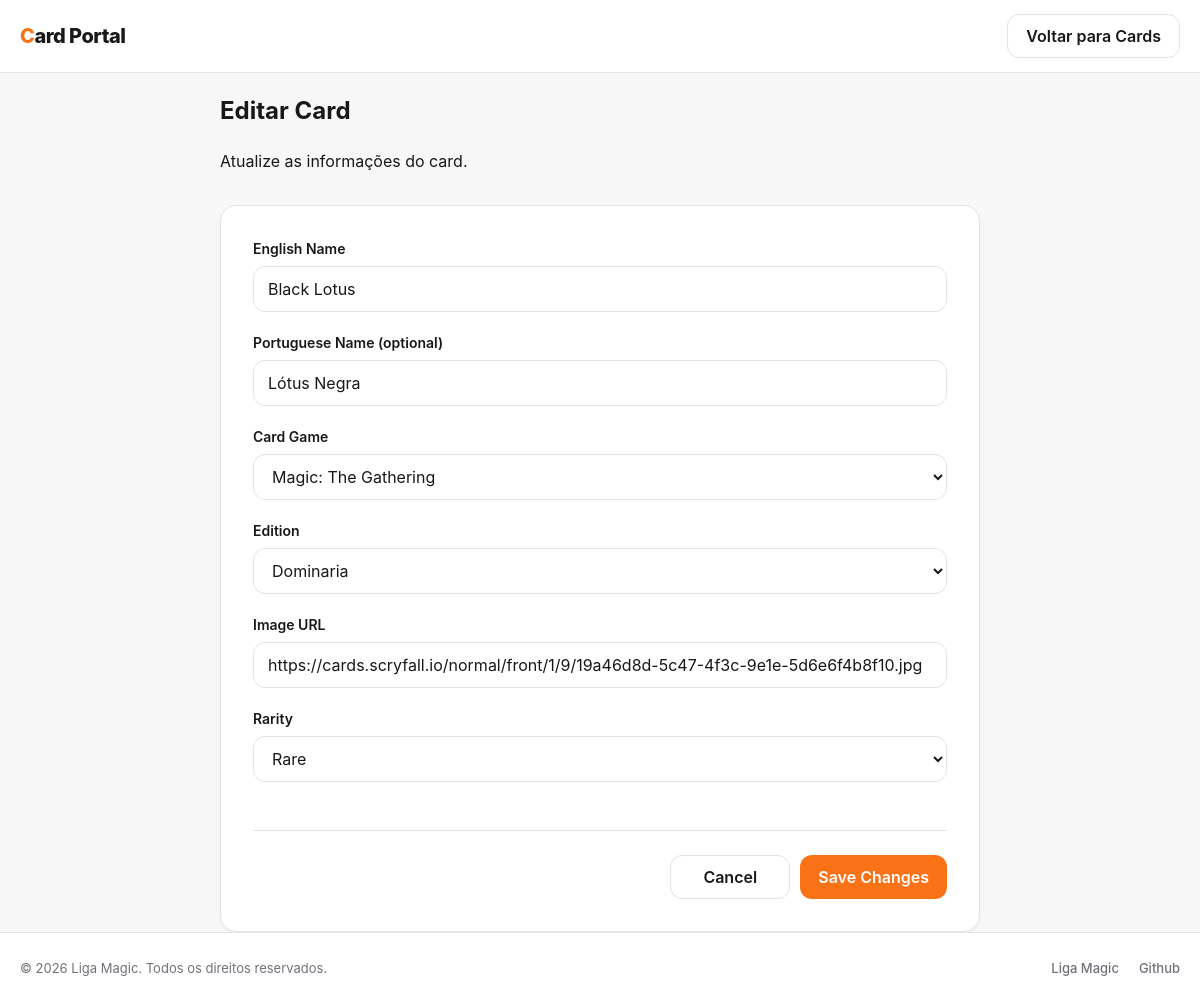
The app's page /card-edit.php?id=1 (signed in), older data.
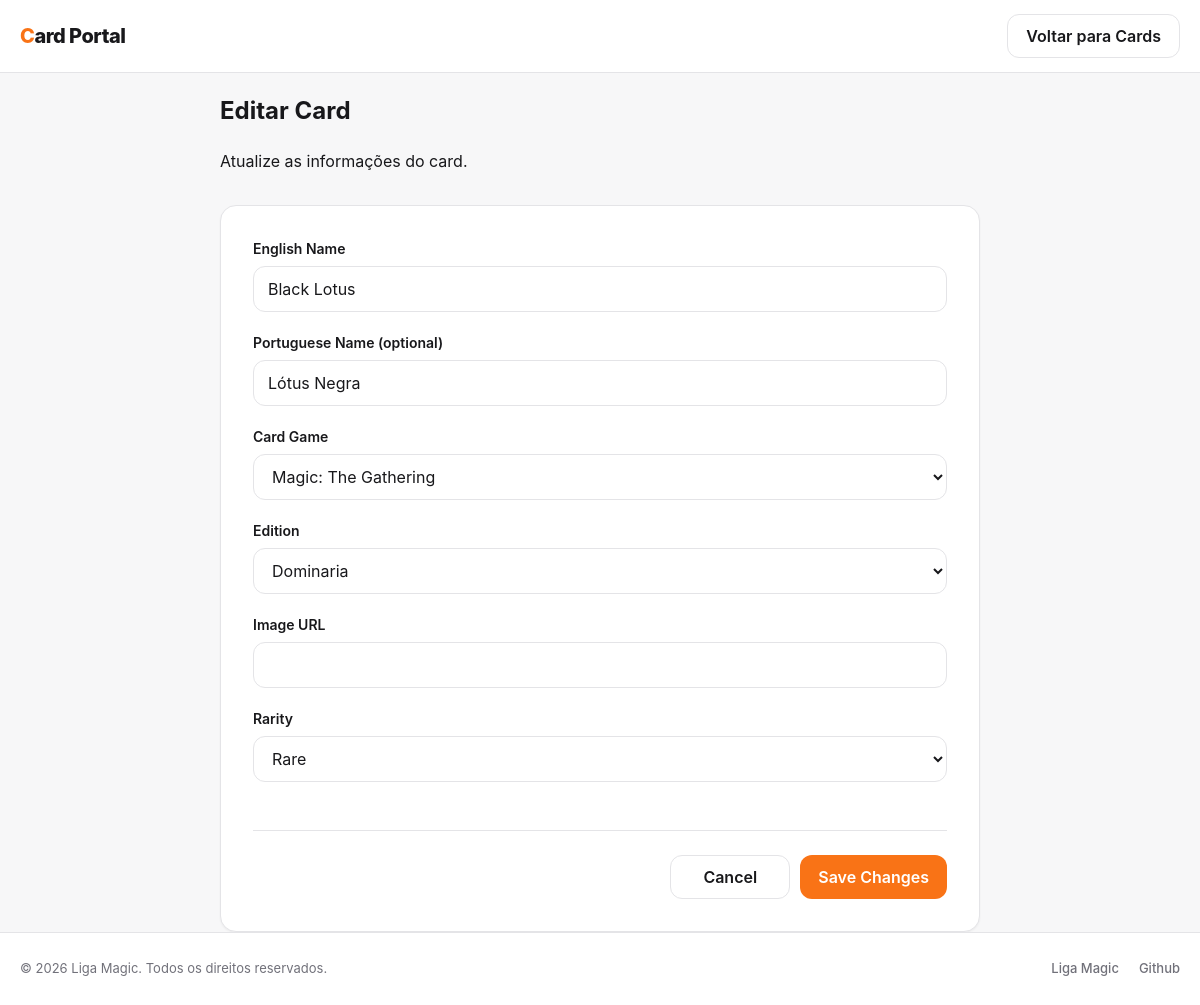
The same page, newer data.
### tables this page shows
CREATE TABLE IF NOT EXISTS cards (
    id INT UNSIGNED AUTO_INCREMENT PRIMARY KEY,
    name_en VARCHAR(255) NOT NULL,
    name_pt VARCHAR(255) NULL,
    card_game ENUM('magic', 'pokemon', 'yugioh') NOT NULL,
    edition_id VARCHAR(50) NOT NULL,
    edition_name VARCHAR(255) NOT NULL,
    image VARCHAR(500) NULL,
    rarity VARCHAR(100) NOT NULL,
    created_at TIMESTAMP DEFAULT CURRENT_TIMESTAMP,
    updated_at TIMESTAMP DEFAULT CURRENT_TIMESTAMP ON UPDATE CURRENT_TIMESTAMP
);

### public/components/card-form.php (the view, shortened to what this page needs)
<?php
$isEdit = $mode === 'edit';
$card = $card ?? [
    'id' => null,
    'name_en' => '',
    'name_pt' => '',
    'card_game' => '',
    'edition_id' => '',
    'edition_name' => '',
    'image' => '',
    'rarity' => ''
];
?>
<form
    id="card-form"
    data-mode="<?= $isEdit ? 'edit' : 'create' ?>"
    data-card-id="<?= htmlspecialchars((string) ($card['id'] ?? '')) ?>"
    onsubmit="return confirm('Are you sure you want to submit?');"
>
    <div class="form-group">
        <label for="name-en">
            English Name
        </label>
        <input
            type="text"
            id="name-en"
            name="name_en"
            value="<?= htmlspecialchars($card['name_en'] ?? '') ?>"
            required
        >
    </div>
    <div class="form-group">
        <label for="name-pt">
            Portuguese Name (optional)
        </label>
        <input
            type="text"
            id="name-pt"
            name="name_pt"
            value="<?= htmlspecialchars($card['name_pt'] ?? '') ?>"
        >
    </div>
    <div class="form-group">
        <label for="card-game">
            Card Game
        </label>
        <select
            id="card-game"
            name="card_game"
            required
        >
            <option
                value="magic"
                <?= $card['card_game'] === 'magic' ? 'selected' : '' ?>
            >
                Magic: The Gathering
            </option>
        </select>
    </div>
    <div class="form-group">
        <label for="edition">
            Edition
        </label>
        <select
            id="edition"
            name="edition_id"
            <?= empty($card['card_game']) ? 'disabled' : '' ?>
            required
        >
            <?php if (empty($card['card_game'])): ?>
                <option value="">
                    Select a game first
                </option>
            <?php else: ?>
                <option value="<?= htmlspecialchars($card['edition_id']) ?>">
                    <?= htmlspecialchars($card['edition_name']) ?>
                </option>
            <?php endif; ?>
        </select>
    </div>
    <div class="form-group">
        <label for="image">
            Image URL
        </label>
        <input
            type="url"
            id="image"
            name="image"
            value="<?= htmlspecialchars($card['image'] ?? '') ?>"
        >
    </div>
    <div class="form-group">
        <label for="rarity">
            Rarity
        </label>
        <select
            id="rarity"
            name="rarity"
            required
        >
            <option
                value="Rare"
                <?= $card['rarity'] === 'Rare' ? 'selected' : '' ?>
            >
                Rare
            </option>
        </select>
    </div>
    <div class="form-actions">
        <a
            href="/"
            class="button button-secondary"
        >
            Cancel
        </a>
        <button
            type="submit"
            class="button"
            id="submit-button"
        >
            <?= $isEdit ? 'Save Changes' : 'Create Card' ?>
        </button>
    </div>
</form>

### public/card-edit.php (shortened to what this page needs)
<?php
$pdo = require __DIR__ . '/../src/config/database.php';
$cardId = (int) $_GET['id'];
$stmt = $pdo->prepare(
    'SELECT
        id,
        name_en,
        name_pt,
        card_game,
        edition_id,
        edition_name,
        image,
        rarity
    FROM cards
    WHERE id = :id'
);
$stmt->execute([
    'id' => $cardId
]);
$card = $stmt->fetch();
$mode = 'edit';
?>
<!DOCTYPE html>
<html lang="pt-BR">
    <head>
    <link
        rel="stylesheet"
        href="/assets/css/global.css"
    >
    <link
        rel="stylesheet"
        href="/assets/css/card-create.css"
    >
</head>
<body>
    <header class="site-header">
        <div class="header-content">
            <a
                href="/"
                class="logo"
            >
                Card Portal
            </a>
            <a
                href="/"
                class="button button-secondary"
            >
                Voltar para Cards
            </a>
        </div>
    </header>
    <main class="main-content">
        <div class="create-content">
            <section class="page-header">
                <div class="page-header-info">
                    <h1>
                        Editar Card
                    </h1>
                    <p>
                        Atualize as informações do card.
                    </p>
                </div>
            </section>
            <section class="form-section">
                <div class="form-card">
                    <?php
                    require __DIR__ . '/components/card-form.php';
                    ?>
                </div>
            </section>
        </div>
    </main>
    <?php require __DIR__ . '/components/footer.php'; ?>
</body>
</html>

### public/components/footer.php
<footer class="site-footer">
    <div class="footer-content">
        <p>
            © <?= date('Y') ?> Liga Magic.
            Todos os direitos reservados.
        </p>
        <nav class="footer-links">
            <a
                href="https://www.ligamagic.com.br/"
                target="_blank"
                rel="noopener noreferrer"
            >
                Liga Magic
            </a>
            <a
                href="https://github.com/RayKST"
                target="_blank"
                rel="noopener noreferrer"
            >
                Github
            </a>
        </nav>
    </div>
</footer>

### public/assets/css/global.css (style rules this page uses)
* { box-sizing: border-box; }
:root { --primary: #f97316; --primary-hover: #ea580c; --primary-light: #fff7ed; --background: #f7f7f8; --surface: #ffffff; --text: #18181b; --text-secondary: #71717a; --border: #e4e4e7; --error: #dc2626; --radius-sm: 8px; --radius-md: 12px; --radius-lg: 16px; --shadow-sm: 0 1px 2px rgba(0, 0, 0, 0.05); --shadow-md: 0 10px 30px rgba(0, 0, 0, 0.08); }
html, body { margin: 0; min-height: 100%; }
body { min-height: 100vh; display: flex; flex-direction: column; background: var(--background); color: var(--text); font-family: Inter, ui-sans-serif, system-ui, -apple-system, BlinkMacSystemFont, "Segoe UI", sans-serif; line-height: 1.5; }
button, input, select { font: inherit; }
button { cursor: pointer; }
a { color: inherit; }
.button { display: inline-flex; align-items: center; justify-content: center; min-height: 44px; padding: 0 18px; border: 0; border-radius: var(--radius-md); text-decoration: none; font-weight: 600; transition: background-color 0.2s ease, border-color 0.2s ease, transform 0.2s ease, box-shadow 0.2s ease; }
.button-secondary { border: 1px solid var(--border); background: var(--surface); color: var(--text); }
.form-group { display: flex; flex-direction: column; gap: 7px; }
.form-group label { color: var(--text); font-size: 14px; font-weight: 600; }
.form-group input, .form-group select { width: 100%; min-height: 46px; padding: 0 14px; border: 1px solid var(--border); border-radius: var(--radius-md); outline: none; background: var(--surface); color: var(--text); transition: border-color 0.2s ease, box-shadow 0.2s ease; }
.form-group input::placeholder { color: #a1a1aa; }
.site-footer { margin-top: auto; border-top: 1px solid var(--border); background: var(--surface); }
.footer-content { width: min( 1200px, calc(100% - 40px) ); min-height: 72px; margin: 0 auto; display: flex; align-items: center; justify-content: space-between; gap: 20px; }
.footer-content p { margin: 0; color: var(--text-secondary); font-size: 13px; }
.footer-links { display: flex; align-items: center; gap: 20px; }
.footer-links a { color: var(--text-secondary); font-size: 13px; font-weight: 500; text-decoration: none; transition: color 0.2s ease; }

### public/assets/css/card-create.css (style rules this page uses)
.site-header { width: 100%; background: var(--surface); border-bottom: 1px solid var(--border); }
.header-content { width: min(1200px, calc(100% - 40px)); min-height: 72px; margin: 0 auto; display: flex; align-items: center; justify-content: space-between; gap: 24px; }
.logo { color: var(--text); font-size: 20px; font-weight: 800; letter-spacing: -0.5px; text-decoration: none; }
.logo::first-letter { color: var(--primary); }
.create-content { width: 100%; max-width: 760px; margin: 0 auto; }
.page-header { margin-bottom: 32px; }
.form-section { width: 100%; }
.form-card { padding: 32px; background: var(--surface); border: 1px solid var(--border); border-radius: var(--radius-lg); box-shadow: var(--shadow-sm); }
#card-form { display: flex; flex-direction: column; gap: 20px; }
.form-actions { display: flex; justify-content: flex-end; gap: 10px; margin-top: 8px; padding-top: 24px; border-top: 1px solid var(--border); }
.form-actions .button { min-width: 120px; }
#submit-button { background: var(--primary); color: white; }

Row changes from the older to the newer data that the page shows:
changed cards "Black Lotus": image "https://cards.scryfall.io/normal/front/1/9/19a46d8d-5c47-4f3c-9e1e-5d6e6f4b8f10.jpg" → (not shown)
